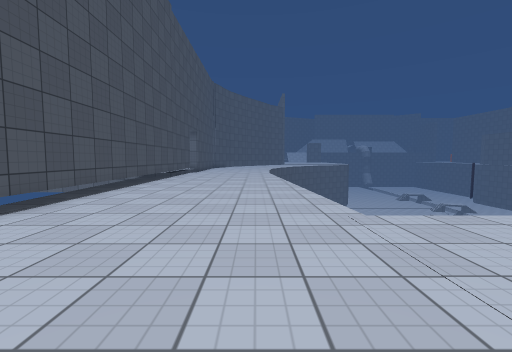
[1] (above)

16 first-person views from a walk through a scene from a Unity 3-D project. The camera is 1.2 m above the floor, tilts 4° down and sees 90° across. The floor is counted in squares, 1 m on a side. Each view is taken from the middle of a square. On the plan, view 1 faces up. The plan holds only what a view shows up to about 12 squares ahead; the rest is blank. The place goes on beyond the plan. The player is left out. Some animated figures are not drawn. Some surface patterns are stand-ins.

[2]
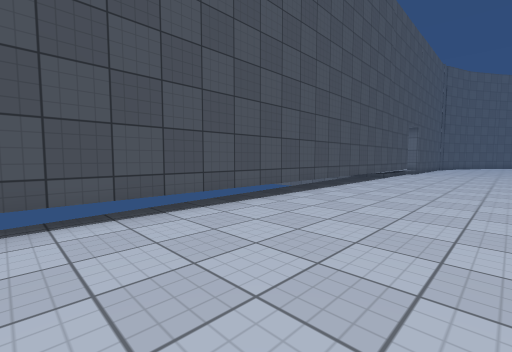

[3]
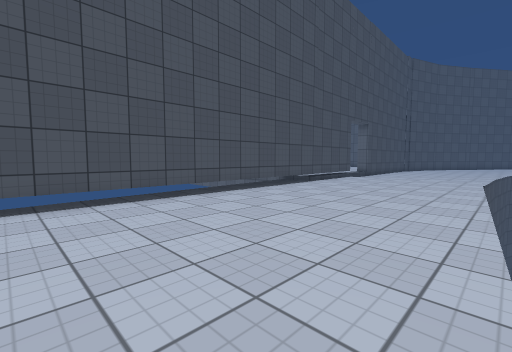

[4]
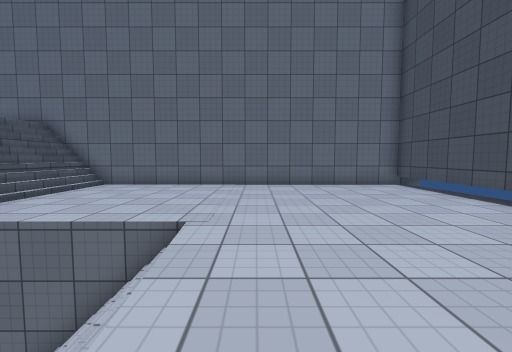

[5]
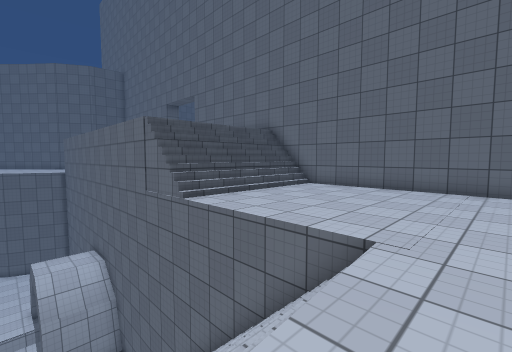

[6]
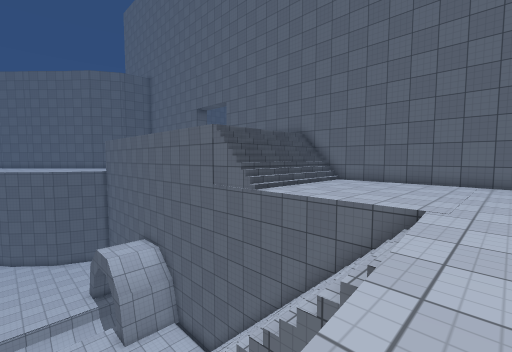

[7]
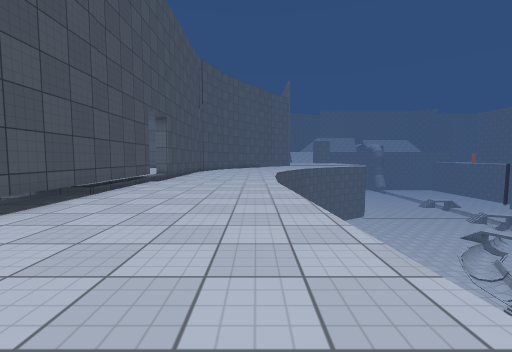

[8]
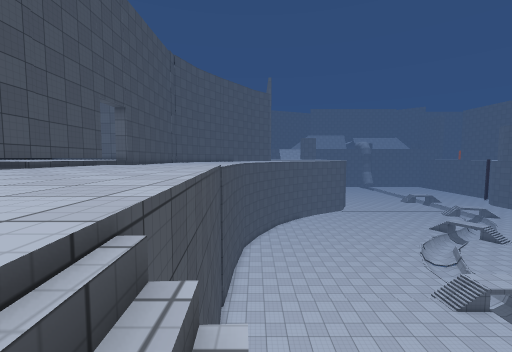

[9]
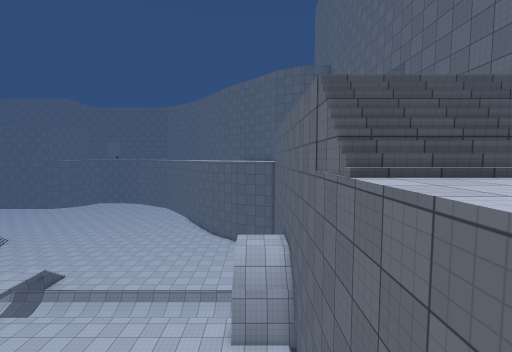

[10]
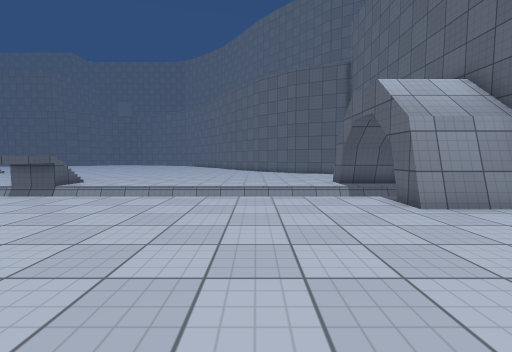

[11]
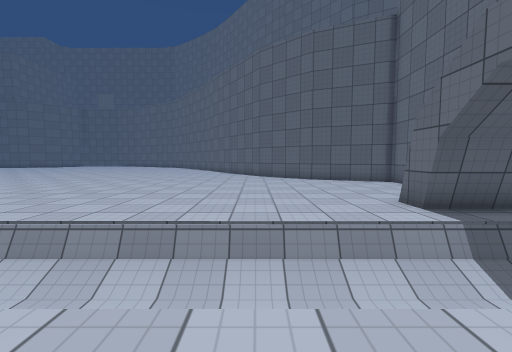

[12]
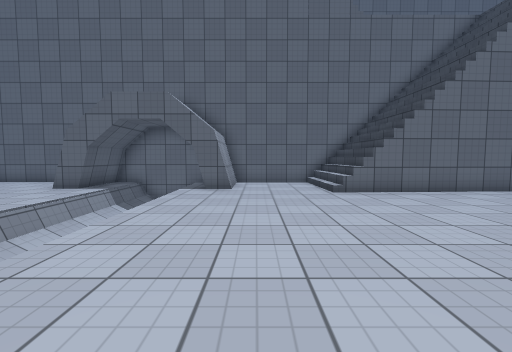

[13]
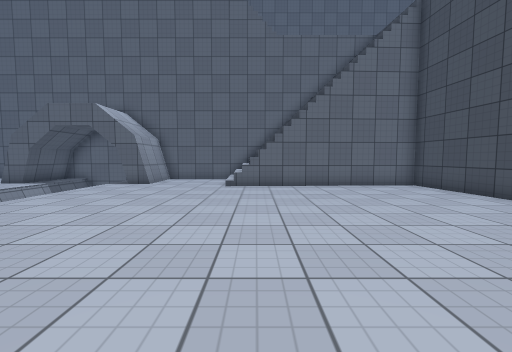

[14]
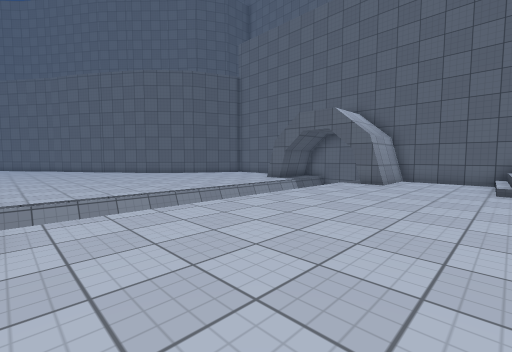

[15]
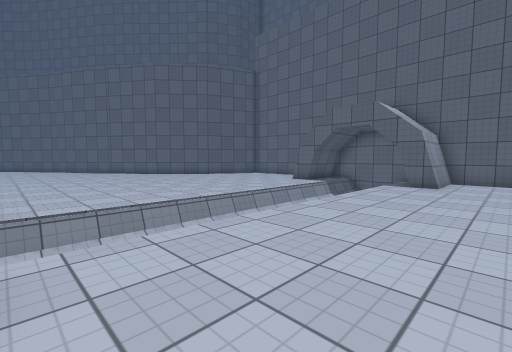

[16]
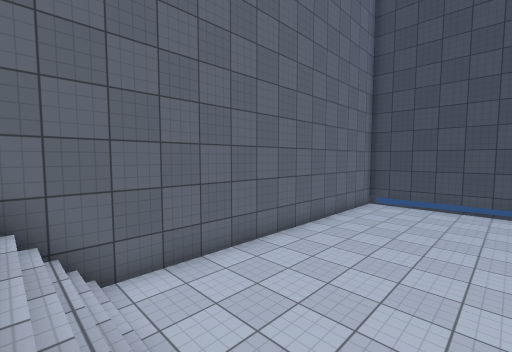

### Floor plan
Key: @ floor where view 1 was taken; # wall or solid block; x gap in a wall; . main floor; : floor 8 m higher than the main floor; + floor 10.75 m higher than the main floor; / step, stairs or slope; v drop or lower ground.
Columns run from 6 left of view 1 to 27 right of it. Each row starts with its distance up from view 1.
 20 #::::::x       .. ....v v.........
 19 #::::::          .....v v.........
 18 #:::::::    ..........v v........
 17 #:::::::    ..........v v........
 16 ##::::::   ...........v v........
 15  #::::::  ............v v........
 14  #::::::..............v v........
 13  #::::::#.............v v........
 12  #::::::v.............v v........
 11  #::::::v.............v v........
 10  #::::::v.............v v........
  9  #::::::#//vvvv//.....v v........
  8  #:::::://///////...##v v.##.....
  7  #:::::://///////...##v vv# .....
  6  #:::::://///////...#vv vvv  ....
  5  #::::::::::::/##    ++
  4  #::::::::::::///
  3  #::::::::::::///
  2  #::::::::::::///
  1  #::::::::::::///
  0  #::::@:::::::///
 -1  #::::::::::::///
 -2  #####################

Positions as (right, up) in squares from view 1, and headings:
1: (0, 0), facing up
2: (0, 0), facing up-left
3: (2, 5), facing up-left
4: (1, 10), facing down
5: (1, 9), facing down-right
6: (1, 12), facing down-right
7: (0, 8), facing up
8: (3, 7), facing up
9: (3, 7), facing right
10: (8, 12), facing right
11: (14, 12), facing right
12: (13, 18), facing down
13: (9, 20), facing down
14: (10, 20), facing down-right
15: (12, 20), facing down-right
16: (9, 4), facing down-left
